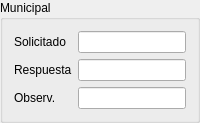
        <widget class="QGroupBox" name="groupBox_3">
         <property name="sizePolicy">
          <sizepolicy hsizetype="Expanding" vsizetype="Preferred">
           <horstretch>0</horstretch>
           <verstretch>0</verstretch>
          </sizepolicy>
         </property>
         <property name="title">
          <string>Municipal</string>
         </property>
         <layout class="QFormLayout" name="formLayout_27">
          <item row="0" column="0">
           <widget class="QLabel" name="solicitadoLabel_3">
            <property name="text">
             <string>Solicitado</string>
            </property>
           </widget>
          </item>
          <item row="0" column="1">
           <widget class="QLineEdit" name="municipal_solicitado">
            <property name="sizePolicy">
             <sizepolicy hsizetype="MinimumExpanding" vsizetype="Fixed">
              <horstretch>0</horstretch>
              <verstretch>0</verstretch>
             </sizepolicy>
            </property>
           </widget>
          </item>
          <item row="1" column="0">
           <widget class="QLabel" name="respuestaLabel_3">
            <property name="text">
             <string>Respuesta</string>
            </property>
           </widget>
          </item>
          <item row="1" column="1">
           <widget class="QLineEdit" name="municipal_respuesta">
            <property name="sizePolicy">
             <sizepolicy hsizetype="MinimumExpanding" vsizetype="Fixed">
              <horstretch>0</horstretch>
              <verstretch>0</verstretch>
             </sizepolicy>
            </property>
           </widget>
          </item>
          <item row="2" column="0">
           <widget class="QLabel" name="observLabel_2">
            <property name="text">
             <string>Observ.</string>
            </property>
           </widget>
          </item>
          <item row="2" column="1">
           <widget class="QLineEdit" name="municipal_observaciones">
            <property name="sizePolicy">
             <sizepolicy hsizetype="MinimumExpanding" vsizetype="Fixed">
              <horstretch>0</horstretch>
              <verstretch>0</verstretch>
             </sizepolicy>
            </property>
           </widget>
          </item>
         </layout>
        </widget>
